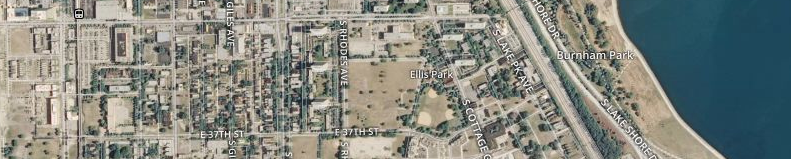
#> input picture images/mapbox-satellite-tiles.png, 791 x 159 px; its folder holds only this picture in this run
$ python -i core.py   (imports and definitions only)
#> lines starting #> are read from the running program, lines starting #| are printed output that depends on the picture
import requests
import math
import json
from operator import itemgetter
from itertools import groupby
import cv2
import numpy as np
import cairocffi as cairo
import os
import random
from datetime import datetime
from shapely.geometry import box, Polygon, MultiPolygon, Point, \
        LineString, MultiPoint

from .globalmaptiles import GlobalMercator
from .tilenames import tileXY, tileEdges, latlon2xy
from .helpers import dl_write_all, hex_to_rgb, get_pixel_coords

PAGE_SIZES = {
    'letter': (1275,1650,5,7,),
    'tabloid': (2550,3300,10,14,),
}

def generateLinks(pattern, *args):
    zoom, min_tile_x, min_tile_y, max_tile_x, max_tile_y = args
    links = []
    for ty in range(min_tile_y, max_tile_y + 1):
        for tx in range(min_tile_x, max_tile_x + 1):

            # handle {s} parameter in tile links for load balancing
            if "{s}" in pattern:
                links.append(pattern.format(s=random.choice(["a", "b", "c"]),
                                            z=zoom, x=tx, y=ty))
            else:
                links.append(pattern.format(z=zoom, x=tx, y=ty))
    return links

def pdfer(data, page_size=PAGE_SIZES['letter'], output='pdf'):
    shape_overlays = data.get('shape_overlays')
    point_overlays = data.get('point_overlays')

    grid = {'zoom': data.get('zoom')}
    center_lon, center_lat = data['center']
    center_tile_x, center_tile_y = tileXY(float(center_lat),
                                          float(center_lon),
                                          int(data['zoom']))

    dim_across, dim_up = data['dimensions']

    if dim_across > dim_up:
        page_height, page_width, tiles_up, tiles_across = page_size
    else:
        page_width, page_height, tiles_across, tiles_up = page_size

    min_tile_x = center_tile_x - int((tiles_across / 2))
    min_tile_y = center_tile_y - int((tiles_up / 2))
    max_tile_x = min_tile_x + tiles_across
    max_tile_y = min_tile_y + tiles_up

    # Get base layer tiles
    base_pattern = 'http://d.tile.stamen.com/toner/{z}/{x}/{y}.png'
    if data.get('base_tiles'):
        base_pattern = data['base_tiles']

    base_links = generateLinks(base_pattern,
                               grid['zoom'],
                               min_tile_x,
                               min_tile_y,
                               max_tile_x,
                               max_tile_y)

    base_names = dl_write_all(base_links, 'base')

    # Get overlay tiles
    overlay_pattern = None
    if data.get('overlay_tiles'):
        overlay_pattern = data['overlay_tiles']
        overlay_links = generateLinks(overlay_pattern,
                                      grid['zoom'],
                                      min_tile_x,
                                      min_tile_y,
                                      max_tile_x,
                                      max_tile_y)

        overlay_names = dl_write_all(overlay_links, 'overlay')

    now = datetime.now()
    date_string = datetime.strftime(now, '%Y-%m-%d_%H-%M-%S')
    outp_name = os.path.join('/tmp', '{0}.png'.format(date_string))
    base_image_names = ['-'.join(l.split('/')[-3:]) for l in base_names]
    base_image_names = sorted([i.split('-')[-3:] for i in base_image_names], key=itemgetter(1))

    for parts in base_image_names:
        z,x,y = parts
        y = y.rstrip('.png').rstrip('.jpg')
        z = z.rsplit('_', 1)[1]
        key = '-'.join([z,x,y])
        grid[key] = {'bbox': tileEdges(float(x),float(y),int(z))}

    keys = sorted(grid.keys())

    mercator = GlobalMercator()
    bb_poly = None

    bmin_rx = None
    bmin_ry = None

    if shape_overlays or point_overlays:
        polys = []
        for k,v in grid.items():
            try:
                one,two,three,four = grid[k]['bbox']
                polys.append(box(two, one, four, three))
            except TypeError:
                pass
        mpoly = MultiPolygon(polys)
        bb_poly = box(*mpoly.bounds)
        min_key = keys[0]
        max_key = keys[-2]
        bminx, bminy = grid[min_key]['bbox'][0], grid[min_key]['bbox'][1]
        bmaxx, bmaxy = grid[max_key]['bbox'][2], grid[max_key]['bbox'][3]
        bmin_mx, bmin_my = mercator.LatLonToMeters(bminx, bminy)
        bmax_mx, bmax_my = mercator.LatLonToMeters(bmaxx, bmaxy)
        bmin_px, bmin_py = mercator.MetersToPixels(bmin_mx,bmin_my,float(grid['zoom']))
        bmax_px, bmax_py = mercator.MetersToPixels(bmax_mx,bmax_my,float(grid['zoom']))
        bmin_rx, bmin_ry = mercator.PixelsToRaster(bmin_px,bmin_py,int(grid['zoom']))

        if shape_overlays:
            all_polys = []
            for shape_overlay in shape_overlays:
                if shape_overlay:
                    shape_overlay = json.loads(shape_overlay)
                    if shape_overlay.get('geometry'):
                        shape_overlay = shape_overlay['geometry']
                    coords = shape_overlay['coordinates'][0]
                    all_polys.append(Polygon(coords))
            mpoly = MultiPolygon(all_polys)

            one, two, three, four, five = list(box(*mpoly.bounds).exterior.coords)

            left, right = LineString([one, two]), LineString([three, four])
            top, bottom = LineString([two, three]), LineString([four, five])

            left_to_right = left.distance(right)
            top_to_bottom = top.distance(bottom)

            if left_to_right > top_to_bottom:
                page_height, page_width, _, _ = page_size
            else:
                page_width, page_height, _, _ = page_size

            center_lon, center_lat = list(mpoly.centroid.coords)[0]


        if point_overlays:
            all_points = []

            for point_overlay in point_overlays:
                point_overlay = json.loads(point_overlay)
                for p in point_overlay['points']:
                    if p[0] and p[1]:
                        all_points.append(p)

            mpoint = MultiPoint(all_points)
            center_lon, center_lat = list(mpoint.centroid.coords)[0]

            one, two, three, four, five = list(box(*mpoint.bounds).exterior.coords)

            left, right = LineString([one, two]), LineString([three, four])
            top, bottom = LineString([two, three]), LineString([four, five])

            left_to_right = left.distance(right)
            top_to_bottom = top.distance(bottom)

            if left_to_right > top_to_bottom:
                page_height, page_width, _, _ = page_size
            else:
                page_width, page_height, _, _ = page_size

            center_lon, center_lat = list(mpoint.centroid.coords)[0]

            print(center_lon, center_lat)

    arrays = []
    for k,g in groupby(base_image_names, key=itemgetter(1)):
        images = list(g)
        fnames = ['/tmp/%s' % ('-'.join(f)) for f in images]
        array = []
        for img in fnames:
            i = cv2.imread(img, -1)
            if isinstance(i, type(None)):
                i = np.zeros((256,256,4), np.uint8)
            elif i.shape[2] != 4:
                i = cv2.cvtColor(cv2.imread(img), cv2.COLOR_BGR2BGRA)
            array.append(i)
        arrays.append(np.vstack(array))
    outp = np.hstack(arrays)
    cv2.imwrite(outp_name, outp)
    if overlay_pattern:
        overlay_outp_name = os.path.join('/tmp', 'overlay_{0}.png'.format(date_string))
        overlay_image_names = ['-'.join(l.split('/')[-3:]) for l in overlay_names]
        overlay_image_names = sorted([i.split('-')[-3:] for i in overlay_image_names], key=itemgetter(1))
        arrays = []
        for k,g in groupby(overlay_image_names, key=itemgetter(1)):
            images = list(g)
            fnames = ['/tmp/%s' % ('-'.join(f)) for f in images]
            array = []
            for img in fnames:
                i = cv2.imread(img, -1)
                if isinstance(i, type(None)):
                    i = np.zeros((256,256,4), np.uint8)
                elif i.shape[2] != 4:
                    i = cv2.cvtColor(cv2.imread(img), cv2.COLOR_BGR2BGRA)
                array.append(i)
            arrays.append(np.vstack(array))
            nuked = [os.remove(f) for f in fnames]
        outp = np.hstack(arrays)
        cv2.imwrite(overlay_outp_name, outp)
        base = cv2.imread(outp_name, -1)
        overlay = cv2.imread(overlay_outp_name, -1)
        overlay_g = cv2.cvtColor(overlay, cv2.COLOR_BGR2GRAY)
        ret, mask = cv2.threshold(overlay_g, 10, 255, cv2.THRESH_BINARY)
        inverted = cv2.bitwise_not(mask)
        overlay = cv2.bitwise_not(overlay, overlay, mask=inverted)

        base_alpha = 0.55
        overlay_alpha = 1

        for channel in range(3):
            x,y,d = overlay.shape
            base[:,:,channel] = (base[:,:,channel] * base_alpha + \
                                     overlay[:,:,channel] * overlay_alpha * \
                                     (1 - base_alpha)) / \
                                     (base_alpha + overlay_alpha * (1 - base_alpha))

        cv2.imwrite(outp_name, base)

    ###########################################################################
    # Code below here is for drawing vector layers within the PDF             #
    # Leaving it in just because it was a pain to come up with the first time #
    ###########################################################################

    if shape_overlays or point_overlays:

        im = cairo.ImageSurface.create_from_png(outp_name)
        ctx = cairo.Context(im)

        if shape_overlays:
            for shape_overlay in shape_overlays:
                if shape_overlay:
                    shape_overlay = json.loads(shape_overlay)
                    if shape_overlay.get('geometry'):
                        shape_overlay = shape_overlay['geometry']
                    color = hex_to_rgb('#f06eaa')
                    coords = shape_overlay['coordinates'][0]
                    x, y = get_pixel_coords(coords[0], grid['zoom'], bmin_rx, bmin_ry)
                    ctx.move_to(x,y)
                    ctx.set_line_width(4.0)
                    red, green, blue = [float(c) for c in color]
                    ctx.set_source_rgba(red/255, green/255, blue/255, 0.3)
                    for p in coords[1:]:
                        x, y = get_pixel_coords(p, grid['zoom'], bmin_rx, bmin_ry)
                        ctx.line_to(x,y)
                    ctx.close_path()
                    ctx.fill()
                    ctx.set_source_rgba(red/255, green/255, blue/255, 0.5)
                    for p in coords[1:]:
                        x, y = get_pixel_coords(p, grid['zoom'], bmin_rx, bmin_ry)
                        ctx.line_to(x,y)
                    ctx.close_path()
                    ctx.stroke()
        ctx.set_line_width(2.0)

        if point_overlays:
            for point_overlay in point_overlays:
                point_overlay = json.loads(point_overlay)
                color = hex_to_rgb(point_overlay['color'])
                for p in point_overlay['points']:
                    if p[0] and p[1]:
                        pt = Point((float(p[0]), float(p[1])))
                        if bb_poly.contains(pt):
                            nx, ny = get_pixel_coords(p, grid['zoom'], bmin_rx, bmin_ry)
                            red, green, blue = [float(c) for c in color]
                            ctx.set_source_rgba(red/255, green/255, blue/255, 0.6)
                            ctx.arc(nx, ny, 5.0, 0, 50) # args: center-x, center-y, radius, ?, ?
                            ctx.fill()
                            ctx.arc(nx, ny, 5.0, 0, 50)
                            ctx.stroke()
        im.write_to_png(outp_name)
    scale = 1

    # Crop image from center

    center_point_x, center_point_y = latlon2xy(float(center_lat),
                                               float(center_lon),
                                               float(data['zoom']))

    offset_x = (center_point_x - float(center_tile_x)) + 50
    offset_y = (center_point_y - float(center_tile_y)) - 50

    outp_image = cv2.imread(outp_name, -1)
    pixels_up, pixels_across, channels = outp_image.shape
    center_x, center_y = (pixels_across / 2) + offset_x, (pixels_up / 2) + offset_y
    start_y, end_y = center_y - (page_height / 2), center_y + (page_height / 2)
    start_x, end_x = center_x - (page_width / 2), center_x + (page_width / 2)

    cv2.imwrite(outp_name, outp_image[math.floor(start_y):math.ceil(end_y), math.floor(start_x):math.ceil(end_x)])

    if output == 'pdf':
        outp_file_name = outp_name.rstrip('.png') + '.pdf'

        pdf = cairo.PDFSurface(outp_file_name, page_width, page_height)
        ctx = cairo.Context(pdf)
        image = cairo.ImageSurface.create_from_png(outp_name)
        ctx.set_source_surface(image)
        ctx.paint()
        pdf.finish()
    elif output == 'jpeg':
        outp_file_name = outp_name.rstrip('.png') + '.jpg'
        jpeg = cv2.cvtColor(cv2.imread(outp_name, -1), cv2.COLOR_RGBA2RGB)
        cv2.imwrite(outp_file_name, jpeg)
    return outp_file_name

>>> import cv2
>>> picture = cv2.imread('../images/mapbox-satellite-tiles.png', cv2.IMREAD_GRAYSCALE)
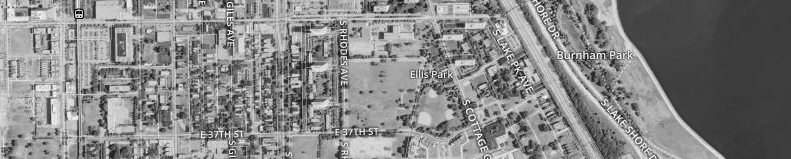
#> picture: shape (159, 791); min 0, max 254, mean 133.3
>>> result = pdfer(picture)
#> (the run stopped early here; a loop or call above may not have finished)
